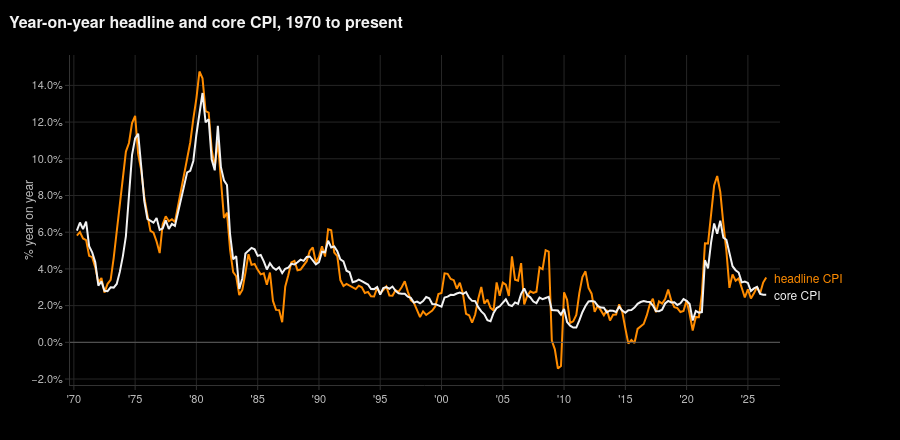

The code cell stored with this chart in its notebook:
### Markdown cell above
## Part 1 -- Inflation levels

Let's begin with the y/y CPI print, headline and core:

### Code cell
levels = dataset.macro_levels()
cpi_yoy = metrics.yoy_percent(levels["cpi"]).dropna()
core_yoy = metrics.yoy_percent(levels["core_cpi"]).dropna()
cpi_chart = pd.DataFrame({"headline CPI": cpi_yoy, "core CPI": core_yoy}).loc[pd.Period("1970Q1", freq="Q"):]

charts.line_chart(
    cpi_chart, title="Year-on-year headline and core CPI, 1970 to present", ylabel="% year on year", percent=1,
).show()

print(
    f"latest headline {cpi_yoy.iloc[-1]:.2f}% ({cpi_yoy.index[-1]}), "
    f"core {core_yoy.iloc[-1]:.2f}% ({core_yoy.index[-1]})"
)

### Figure 1 — Plotly figure (JSON) as saved in the notebook; plotly's stock layout.template omitted (floating-point values rounded to 4 significant figures; data arrays with more than 128 entries replaced by an {"elided": "..."} marker saying what was removed)
{"data": [{"hovertemplate": "headline CPI: %{y:.2f}%<extra></extra>", "line": {"color": "#ff8c00", "width": 2}, "mode": "lines", "name": "headline CPI", "showlegend": false, "type": "scatter", "x": {"elided": "226 str values"}, "y": {"elided": "226 float values"}}, {"hovertemplate": "core CPI: %{y:.2f}%<extra></extra>", "line": {"color": "#f2f2f2", "width": 2}, "mode": "lines", "name": "core CPI", "showlegend": false, "type": "scatter", "x": {"elided": "226 str values"}, "y": {"elided": "226 float values"}}], "layout": {"annotations": [{"font": {"color": "#ff8c00", "size": 12}, "showarrow": false, "text": "headline CPI", "x": "2026-06-30T23:59:59.999999", "xanchor": "left", "xshift": 6, "y": 3.531, "yshift": 0.0}, {"font": {"color": "#f2f2f2", "size": 12}, "showarrow": false, "text": "core CPI", "x": "2026-06-30T23:59:59.999999", "xanchor": "left", "xshift": 6, "y": 2.594, "yshift": 0.0}], "height": 440, "hovermode": "x unified", "margin": {"r": 120}, "shapes": [{"line": {"color": "#5a5a5a", "width": 1}, "type": "line", "x0": 0, "x1": 1, "xref": "x domain", "y0": 0, "y1": 0, "yref": "y"}], "title": {"text": "Year-on-year headline and core CPI, 1970 to present"}, "xaxis": {"dtick": "M60", "hoverformat": "%Y Q%q", "range": ["1969-09-07T13:11:59.999999", "2027-08-15T21:35:59.999999"], "showspikes": true, "spikecolor": "#8c8c8c", "spikedash": "dot", "spikemode": "across", "spikethickness": 1, "tick0": "1970-01-01", "tickformat": "'%y"}, "yaxis": {"tickformat": ".1f", "ticksuffix": "%", "title": {"text": "% year on year"}}}}
